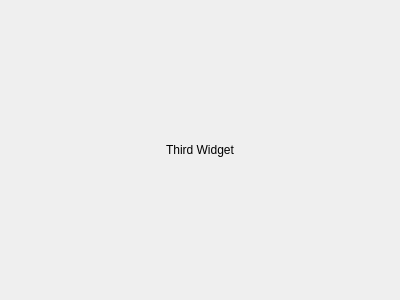
<?xml version="1.0" encoding="UTF-8"?>
<ui version="4.0">
 <class>ThirdUIWidget</class>
 <widget class="QWidget" name="ThirdUIWidget">
  <property name="geometry">
   <rect>
    <x>0</x>
    <y>0</y>
    <width>400</width>
    <height>300</height>
   </rect>
  </property>
  <property name="windowTitle">
   <string>ThirdUIWidget Form</string>
  </property>
  <layout class="QVBoxLayout" name="verticalLayout">
   <item>
    <widget class="QLabel" name="label">
     <property name="text">
      <string>Third Widget</string>
     </property>
     <property name="alignment">
      <set>Qt::AlignCenter</set>
     </property>
    </widget>
   </item>
  </layout>
 </widget>
 <resources/>
 <connections/>
</ui>
